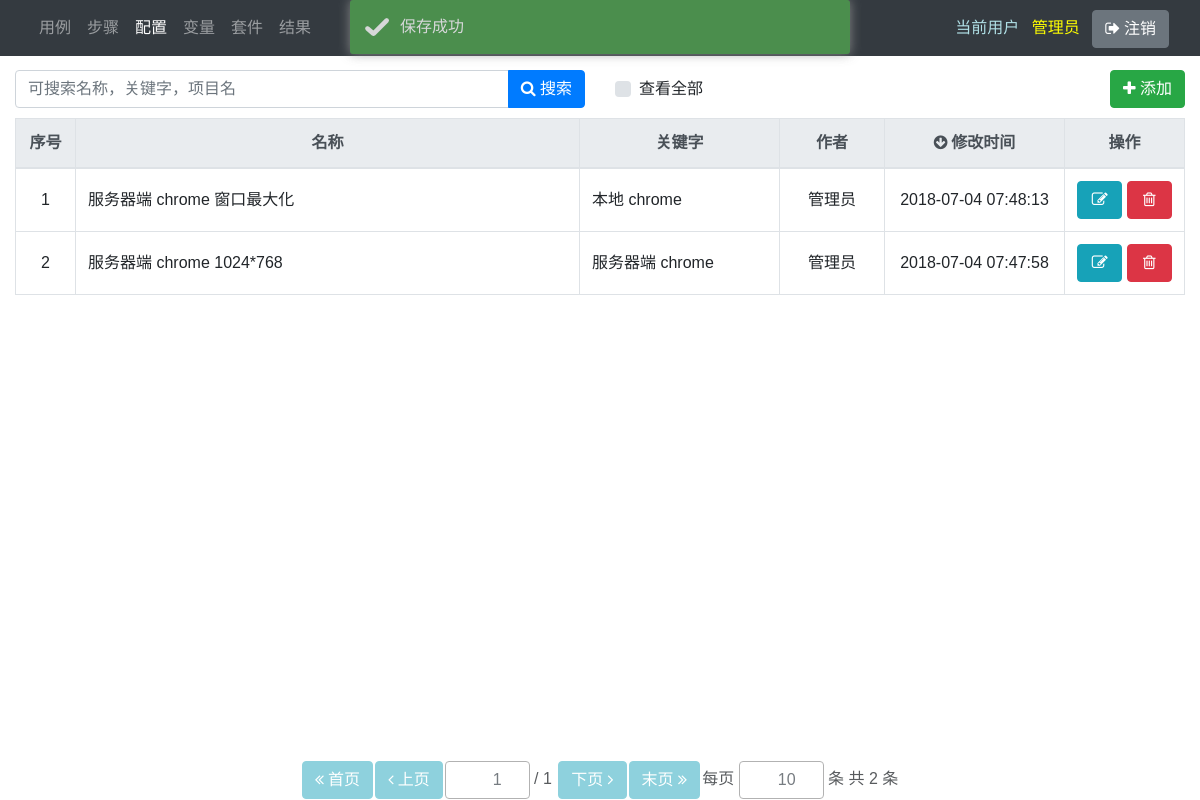
Before: /configs/ (signed in) with the older database file.
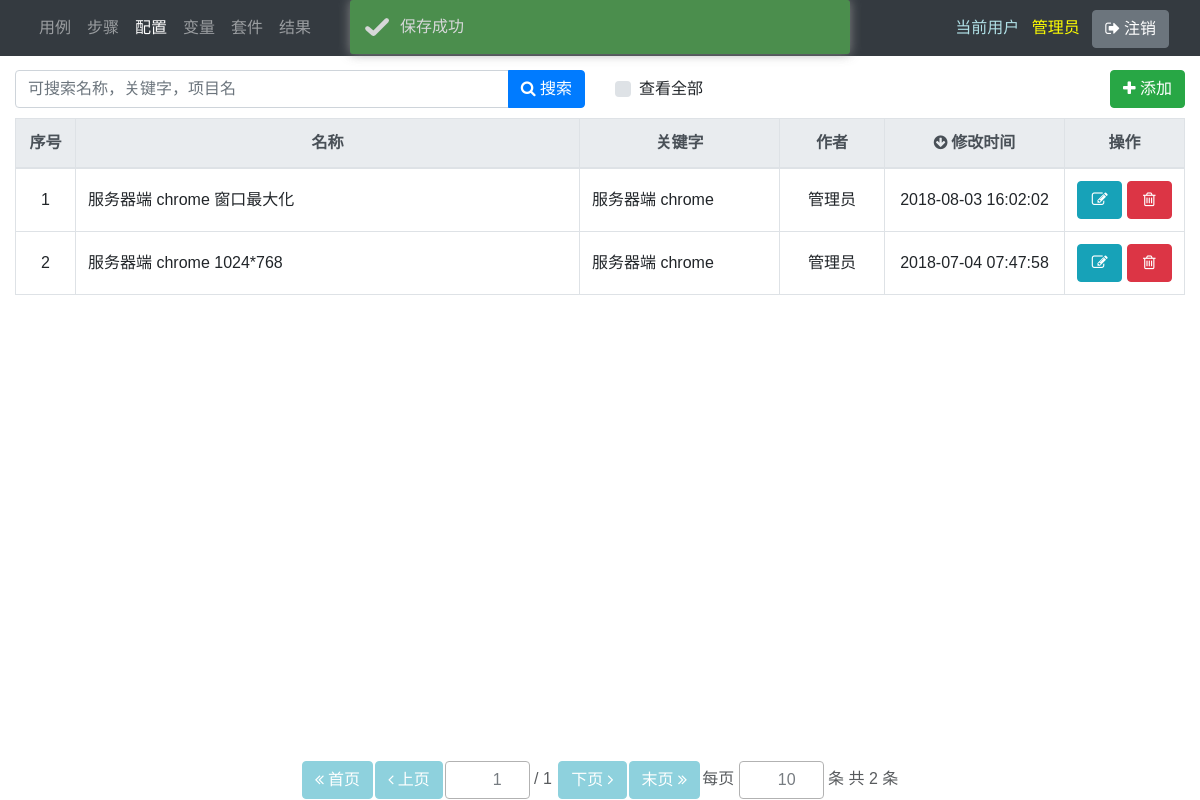
After: the same page with the newer database file.
### main/models.py (models this page shows, shortened)
class Config(models.Model):
    code = models.UUIDField(auto_created=True, default=uuid.uuid1, editable=False)
    name = models.CharField(max_length=100)
    description = models.TextField(blank=True)
    keyword = models.CharField(blank=True, max_length=100)
    creator = models.ForeignKey(
        User, verbose_name='创建人', related_name='config_creator', on_delete=models.SET_NULL, blank=True, null=True)
    created_date = models.DateTimeField('创建时间', auto_now_add=True, null=True)
    modifier = models.ForeignKey(
        User, verbose_name='修改人', related_name='config_modifier', on_delete=models.SET_NULL, blank=True, null=True)
    modified_date = models.DateTimeField('修改时间', auto_now=True, null=True)
    is_active = models.BooleanField(default=True)
    ui_selenium_client_list = (
        (0, '不启用'),
        (1, 'Selenium - 本地'),
        (2, 'Selenium - 远程'),
    )
    ui_selenium_client = models.IntegerField(choices=ui_selenium_client_list, default=0)
    ui_remote_ip = models.CharField(max_length=100, blank=True, default='')
    ui_remote_port = models.IntegerField(blank=True, null=True)
    ui_driver_list = (
        (1, 'Chrome'),
        (2, 'IE'),
        (3, 'FireFox'),
        (4, 'PhantomJS'),
    )
    ui_driver_type = models.IntegerField(choices=ui_driver_list, default=1)
    ui_window_size_list = (
        (1, '最大化'),
        (2, '自定义'),
    )
    ui_window_size = models.IntegerField(choices=ui_window_size_list, default=1)
    ui_window_width = models.IntegerField(blank=True, null=True)
    ui_window_height = models.IntegerField(blank=True, null=True)
    ui_driver_ff_profile = models.CharField(max_length=100, blank=True, default='')
    class Meta:
        ordering = ['-modified_date']

### main/views/config.py (the view)
# urls.py: path('configs/', config.list_, name='configs'),
@login_required
def list_(request):
    page = request.GET.get('page')
    size = request.GET.get('size', request.COOKIES.get('size'))
    search_text = str(request.GET.get('search_text', ''))
    order_by = request.GET.get('order_by', 'modified_date')
    order_by_reverse = request.GET.get('order_by_reverse', 'True')
    all_ = request.GET.get('all_', 'False')
    page = change_to_positive_integer(page, 1)
    size = change_to_positive_integer(size, 10)
    if order_by_reverse == 'True':
        order_by_reverse = True
    else:
        order_by_reverse = False
    if all_ == 'False':
        all_ = False
    else:
        all_ = True
    if request.session.get('status', None) == 'success':
        prompt = 'success'
    request.session['status'] = None
    q = get_query_condition(search_text)
    if all_:
        q &= Q(is_active=True)
    else:
        q &= Q(is_active=True) & Q(creator=request.user)
    objects = Config.objects.filter(q).values(
        'pk', 'name', 'keyword', 'creator', 'creator__username', 'modified_date').annotate(
        real_name=Concat('creator__last_name', 'creator__first_name', output_field=CharField()))
    if objects:
        if order_by not in objects[0]:
            order_by = 'modified_date'
        objects = sorted(objects, key=lambda x: x[order_by], reverse=order_by_reverse)
    paginator = Paginator(objects, size)
    try:
        objects = paginator.page(page)
    except PageNotAnInteger:
        objects = paginator.page(1)
        page = 1
    except EmptyPage:
        objects = paginator.page(paginator.num_pages)
        page = paginator.num_pages
    order_by_form = OrderByForm(initial={'order_by': order_by, 'order_by_reverse': order_by_reverse})
    paginator_form = PaginatorForm(initial={'page': page, 'size': size}, page_max_value=paginator.num_pages)
    cookies = [Cookie('size', size, path=request.path)]
    respond = render(request, 'main/config/list.html', locals())
    for cookie in cookies:
        respond.set_cookie(cookie.key, cookie.value, cookie.max_age, cookie.expires, cookie.path)
    return respond

### main/forms.py
class OrderByForm(forms.Form):
    order_by = forms.CharField(max_length=100, required=False, widget=forms.HiddenInput)
    order_by_reverse = forms.BooleanField(required=False, widget=forms.HiddenInput)

class PaginatorForm(forms.Form):
    size = forms.IntegerField(min_value=1, max_value=10000, required=False)
    def __init__(self, page_max_value, *args, **kwargs):
        super(PaginatorForm, self).__init__(*args, **kwargs)
        self.fields['page'] = forms.IntegerField(min_value=1, max_value=page_max_value, required=False)

### main/views/general.py (called while the page is built)
def get_query_condition(search_text):
    search_text = search_text.replace('\\ ', '#{$blank}#')
    search_text_or_list = search_text.split(' ')
    q = Q()
    for search_text_or in search_text_or_list:
        search_text_or = search_text_or.replace('#{$blank}#', ' ')
        search_text_and_list = search_text_or.split('#&&#')
        q1 = Q()
        q2 = Q()
        q3 = Q()
        for search_text_and in search_text_and_list:
            if search_text_and == '':
                continue
            q1 &= Q(name__icontains=search_text_and)
            q2 &= Q(keyword__icontains=search_text_and)
            q3 &= Q(project__name__icontains=search_text_and)
        q |= q1 | q2 | q3
    return q

def change_to_positive_integer(value, default=1):
    if str(value).isdigit() and int(value) > 0:
        value = int(value)
    else:
        value = default
    return value

### main/templates/main/config/list.html (shortened to what this page needs)
{% extends 'main/list_base.html' %}
{% block result_table %}
    <div class="table-responsive" id='result_div'>
        <table class="table table-bordered table-hover" id='result_table'>
            <colgroup>
                <col style='width: 60px;'>
                <col>
                <col style='width: 200px;'>
                <col style='width: 105px;'>
                <col style='width: 180px;'>
                <col style='width: 120px;'>
            </colgroup>
            <thead class="thead-light middle">
                <tr>
                    <th>序号</th>
                    <th order_by_text="name">名称</th>
                    <th order_by_text="keyword">关键字</th>
                    <th order_by_text="real_name">作者</th>
                    <th order_by_text="modified_date">修改时间</th>
                    <th>操作</th>
                </tr>
            </thead>
            <tbody>
                {% for obj in objects %}
                    <tr pk="{{ obj.pk }}" edit_url="{% url 'config' obj.pk %}" quick_update_url="{% url 'config_quick_update' obj.pk %}" del_url="{% url 'config_delete' obj.pk %}">
                        <td col_name='index' class="middle"></td>
                        <td {% if request.user.pk == obj.creator %}quick_update{% endif %} col_name='name' class="align-middle">{{ obj.name }}</td>
                        <td {% if request.user.pk == obj.creator %}quick_update{% endif %} col_name='keyword' class="align-middle">{{ obj.keyword }}</td>
                        <td col_name='real_name' class="middle">{{ obj.real_name }}</td>
                        <td col_name='modified_date' class="middle">{{ obj.modified_date }}</td>
                        <td>
                            <div class="middle">
                                {% if request.user.pk == obj.creator %}
                                    <button type="button" name="edit_button" class="btn btn-info list_button" data-toggle="tooltip" title="编辑"><i class="icon-edit"></i></button>
                                    <button type="button" name="delete_button" class="btn btn-danger list_button" data-toggle="tooltip" title="删除"><i class="icon-trash"></i></button>
                                {% else %}
                                    <button type="button" name="edit_button" class="btn btn-info list_button" data-toggle="tooltip" title="查看"><i class="icon-list"></i></button>
                                {% endif %}
                            </div>
                        </td>
                    </tr>
                {% empty %}
                    <tr>
                        <td colspan="6" class="text-center bg-secondary"><span class="text-white">无数据</span></td>
                    </tr>
                {% endfor %}
            </tbody>
        </table>
    </div>
{% endblock %}

### main/templates/main/list_base.html (shortened to what this page needs)
<!DOCTYPE HTML>
{% load staticfiles %}
<html>
    <head>
        {% block general_style %}
            {% include 'main/include/general_css.html' %}
        {% endblock %}
    </head>
    <body>
        {% include 'main/include/navbar.html' %}
        <div class="container-fluid" style="padding-top: 60px; padding-bottom: 40px">
            <form method="get" id="objects_form" class="form-inline">
                {% block tools_bar %}
                    {% include 'main/include/tools_bar.html' with add_button=True %}
                {% endblock %}
                {% block result_table %}
                {% endblock %}
                {% include 'main/include/tools/paginator.html' %}
            </form>
        </div>
    </body>
</html>

### main/templates/main/include/general_css.html
{% load staticfiles %}
<link rel="stylesheet" href='{% static "main/css/jquery-ui/jquery-ui.css" %}'>
<link rel="stylesheet" href="{% static 'main/css/jquery.dropdown/jquery.dropdown.css' %}">
<link rel="stylesheet" href="{% static 'main/css/bootstrap-4.1.1/bootstrap.min.css' %}">
<link rel="stylesheet" href="{% static 'main/css/toastr-2.1.4/toastr.css' %}">
<link rel="stylesheet" href="{% static 'main/css/font-awesome/font-awesome.css' %}">
<link rel="stylesheet" href='{% static "main/css/main.css" %}'>

### main/templates/main/include/general_script.html (shortened to what this page needs)
{% load staticfiles %}

### main/templates/main/include/navbar.html (shortened to what this page needs)
<nav class="navbar navbar-expand-lg navbar-dark bg-dark fixed-top" id="navbar">
   <div class="container-fluid">
       <div class="collapse navbar-collapse">
           <ul class="navbar-nav">
                <li class="nav-item" id="nav_case">
                    <a class="nav-link" href="{% url 'cases' %}">用例</a>
                </li>
                <li class="nav-item" id="nav_step">
                    <a class="nav-link" href="{% url 'steps' %}">步骤</a>
                </li>
                <li class="nav-item" id="nav_config">
                    <a class="nav-link" href="{% url 'configs' %}">配置</a>
                </li>
                <li class="nav-item" id="nav_variable">
                    <a class="nav-link" href="{% url 'variable_groups' %}">变量</a>
                </li>
                <li class="nav-item" id="nav_suite">
                    <a class="nav-link" href="{% url 'suites' %}">套件</a>
                </li>
                <li class="nav-item" id="nav_result">
                    <a class="nav-link" href="{% url 'results' %}">结果</a>
                </li>
            </ul>
       </div>
       <div class="justify-content-end">
            <div>
                <span class="navbar-text" style="color: powderblue;">当前用户</span>
                <a id="user_link" class="navbar-text" style="color: yellow; padding: 0 0.5em" href="javascript:modal_with_iframe('user_modal', '', '', 'height: 450px', '用户信息', '{% url 'user' %}?inside=1')">{{ request.user.first_name }}</a>
                <button id="logout_btn" class="btn btn-secondary" type="button"><i class="icon-signout">&nbsp;</i>注销</button>
            </div>
       </div>
   </div>
</nav>

### main/templates/main/include/tools_bar.html
<div style="padding: 5px 0" class="container-fluid">
    <div class="row align-items-center">
        <div class="col-6">
            {% include 'main/include/tools/search-tools.html' %}
        </div>
        <div class="col-2">
            {% include 'main/include/tools/see_all.html' %}
        </div>
        <div class="col text-right">
            {% if add_button %}{% include 'main/include/tools/add_button.html' %}{% endif %}
        </div>
    </div>
</div>

### main/templates/main/include/tools/search-tools.html
<div class="input-group">
    <input type="text" id="search_text" name="search_text" value="{{ search_text }}" class="form-control" placeholder="可搜索名称，关键字，项目名">
    <div class="input-group-append">
        <button type="submit" id='search_button' class="btn btn-primary" data-toggle="tooltip" title="多条件并集用空格分隔, 多条件交集用#&&#分隔，要搜索空格用转义加空格表示"><i class="icon-search"></i>&nbsp;搜索</button>
    </div>
</div>

### main/templates/main/include/tools/see_all.html (shortened to what this page needs)
<div class="custom-control custom-checkbox custom-control-inline">
    <label class="custom-control-label" for="all_" data-toggle="tooltip" title="查看其他人创建的">查看全部</label>
</div>

### main/templates/main/include/tools/add_button.html
    <button type="button" id="add_button" class="btn btn-success"><i class="icon-plus"></i>&nbsp;添加</button>

### main/templates/main/include/tools/paginator.html
{% load widget_tweaks %}
<div class="text-center fixed-bottom" >
    <div class="paginator">
        <div>
            <div>
                <table>
                    <colgroup>
                        <col style="width: 50px;">
                        <col style="width: 50px;">
                        <col>
                        <col style="width: 50px;">
                        <col style="width: 50px;">
                        <col>
                    </colgroup>
                    <tr>
                        <td><button name="first_page_button" type="button" class="btn btn-info"><i class="icon-double-angle-left">&nbsp;</i>首页</button></td>
                        <td><button name="prev_page_button" type="button" class="btn btn-info"><i class="icon-angle-left">&nbsp;</i>上页</button></td>
                        <td><div>{% render_field paginator_form.page class="form-control" style='width: 85px' %}&nbsp;/&nbsp;{{ paginator.num_pages|default:0 }}&nbsp;</div></td>
                        <td><button name="next_page_button" type="button" class="btn btn-info">下页&nbsp;<i class="icon-angle-right"></i></button></td>
                        <td><button name="last_page_button" type="button" class="btn btn-info">末页&nbsp;<i class="icon-double-angle-right"></i></button></td>
                        <td><div>每页&nbsp;{% render_field paginator_form.size class="form-control" style='width: 85px' %}&nbsp;条&nbsp;共&nbsp;{{ paginator.count|default:0 }}&nbsp;条</div></td>
                    </tr>
                </table>
            </div>
        </div>
    </div>
</div>

### main/static/main/css/main.css (style rules this page uses)
body { font-family: Arial, Microsoft YaHei, SimHei; }
div.paginator { margin: 0 auto; text-align: center }
div.paginator>div { float: left; position: relative; left: 50% }
div.paginator>div>div { position: relative; left: -50%; opacity: 0.75; }
div.paginator td { text-align: center; }
div.paginator input { border: 1px solid rgb(153, 153, 153); resize: vertical; text-align: right; }
.middle { text-align: center !important; vertical-align: middle!important; }

### main/templates/main/list_base.html (style rules this page uses)
div.row { padding: 5px 0; }
.list_button { width: 45px; }

Changed rows visible on the page:
changed Config "服务器端 chrome 窗口最大化": keyword "本地 chrome" → "服务器端 chrome"; modified_date "2018-07-04 07:48:13" → "2018-08-03 16:02:02"
